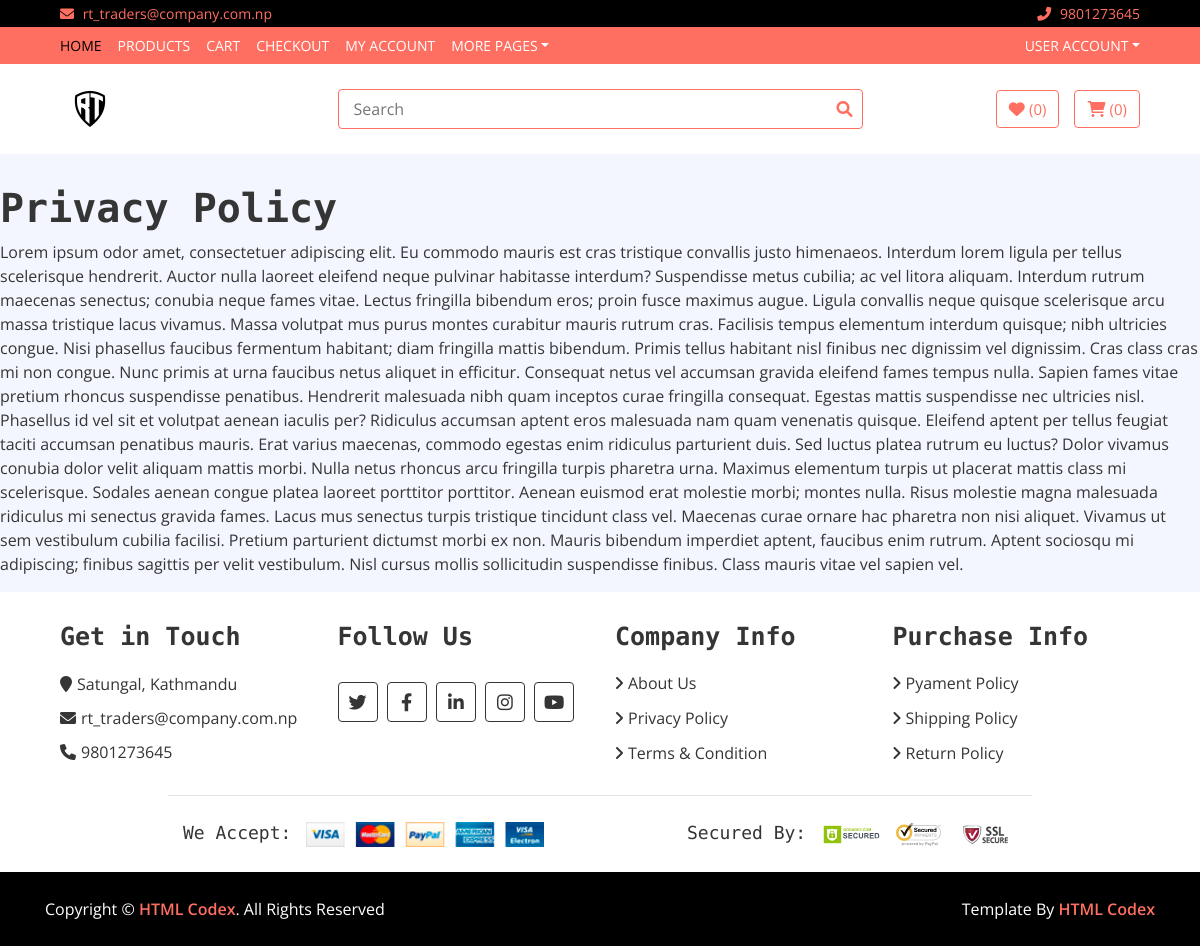
The app's page /privacy_policy with its own data.
### product/models.py (models this page shows, shortened)
class company_details(models.Model):
    com_name = models.CharField(max_length=100)
    com_logo = models.ImageField(upload_to='photos/%Y/%m/%d')
    com_address = models.CharField(max_length=100)
    com_phone = models.IntegerField()
    com_email = models.EmailField(max_length=100)
    com_website = models.URLField(max_length=100)
    com_description = RichTextField()
    com_facebook = models.URLField(max_length=100)
    com_twitter = models.URLField(max_length=100)
    com_linked_in = models.URLField(max_length=100)
    com_instagram = models.URLField(max_length=100)
    com_youtube = models.URLField(max_length=100)
    class Meta:
        verbose_name_plural="Companies"

### product/views.py (the view)
# urls.py: path("privacy_policy", views.privacy_policy, name="privacy-policy"),
def privacy_policy(request):
    return render(request,"pages/privacy_policy.html")

### product/general.py (called while the page is built)
def global_data_send(request):
    data = {
        'category' : categories.objects.all(),
        'company' : company_details.objects.first(),
        'items' : more_items.objects.all(),
    }
    return data

### product/templates/pages/privacy_policy.html
{% extends 'layouts/master.html' %}
{% block content %}
<h1>Privacy Policy</h1>
<p>Lorem ipsum odor amet, consectetuer adipiscing elit. Eu commodo mauris est cras tristique convallis justo himenaeos. Interdum lorem ligula per tellus scelerisque hendrerit. Auctor nulla laoreet eleifend neque pulvinar habitasse interdum? Suspendisse metus cubilia; ac vel litora aliquam. Interdum rutrum maecenas senectus; conubia neque fames vitae. Lectus fringilla bibendum eros; proin fusce maximus augue. Ligula convallis neque quisque scelerisque arcu massa tristique lacus vivamus.
    Massa volutpat mus purus montes curabitur mauris rutrum cras. Facilisis tempus elementum interdum quisque; nibh ultricies congue. Nisi phasellus faucibus fermentum habitant; diam fringilla mattis bibendum. Primis tellus habitant nisl finibus nec dignissim vel dignissim. Cras class cras mi non congue. Nunc primis at urna faucibus netus aliquet in efficitur. Consequat netus vel accumsan gravida eleifend fames tempus nulla.
    Sapien fames vitae pretium rhoncus suspendisse penatibus. Hendrerit malesuada nibh quam inceptos curae fringilla consequat. Egestas mattis suspendisse nec ultricies nisl. Phasellus id vel sit et volutpat aenean iaculis per? Ridiculus accumsan aptent eros malesuada nam quam venenatis quisque. Eleifend aptent per tellus feugiat taciti accumsan penatibus mauris. Erat varius maecenas, commodo egestas enim ridiculus parturient duis. Sed luctus platea rutrum eu luctus?
    Dolor vivamus conubia dolor velit aliquam mattis morbi. Nulla netus rhoncus arcu fringilla turpis pharetra urna. Maximus elementum turpis ut placerat mattis class mi scelerisque. Sodales aenean congue platea laoreet porttitor porttitor. Aenean euismod erat molestie morbi; montes nulla. Risus molestie magna malesuada ridiculus mi senectus gravida fames. Lacus mus senectus turpis tristique tincidunt class vel.
    Maecenas curae ornare hac pharetra non nisi aliquet. Vivamus ut sem vestibulum cubilia facilisi. Pretium parturient dictumst morbi ex non. Mauris bibendum imperdiet aptent, faucibus enim rutrum. Aptent sociosqu mi adipiscing; finibus sagittis per velit vestibulum. Nisl cursus mollis sollicitudin suspendisse finibus. Class mauris vitae vel sapien vel.</p>
{% endblock %}

### product/templates/layouts/master.html (shortened to what this page needs)
<!DOCTYPE html>
{% load static %}
<html lang="en">
<head>
    <link href="https://stackpath.bootstrapcdn.com/bootstrap/4.4.1/css/bootstrap.min.css" rel="stylesheet">
    <link href="https://cdnjs.cloudflare.com/ajax/libs/font-awesome/5.10.0/css/all.min.css" rel="stylesheet">
    <link href="{% static 'lib/slick/slick.css' %}" rel="stylesheet">
    <link href="{% static 'lib/slick/slick-theme.css' %}" rel="stylesheet">
    <link rel="stylesheet" href="https://cdnjs.cloudflare.com/ajax/libs/font-awesome/6.0.0-beta3/css/all.min.css">
    <link href="{% static 'css/style.css' %}" rel="stylesheet">
</head>
<body>
    <div class="top-bar">
        <div class="container-fluid">
            <div class="row">
                <div class="col-sm-6">
                    <i class="fa fa-envelope"></i>
                    {{company.com_email}}
                </div>
                <div class="col-sm-6">
                    <i class="fa fa-phone-alt"></i>
                    {{company.com_phone}}
                </div>
            </div>
        </div>
    </div>
    <div class="nav">
        <div class="container-fluid">
            <nav class="navbar navbar-expand-md bg-dark navbar-dark">
                <div class="collapse navbar-collapse justify-content-between" id="navbarCollapse">
                    <div class="navbar-nav mr-auto">
                        <a href="{% url 'index' %}" class="nav-item nav-link active">Home</a>
                        <a href="{% url 'prod-list' %}" class="nav-item nav-link">Products</a>
                        <a href="cart.html" class="nav-item nav-link">Cart</a>
                        <a href="checkout.html" class="nav-item nav-link">Checkout</a>
                        <a href="my-account.html" class="nav-item nav-link">My Account</a>
                        <div class="nav-item dropdown">
                            <a href="#" class="nav-link dropdown-toggle" data-toggle="dropdown">More Pages</a>
                        </div>
                    </div>
                    <div class="navbar-nav ml-auto">
                        <div class="nav-item dropdown">
                            <a href="#" class="nav-link dropdown-toggle" data-toggle="dropdown">User Account</a>
                        </div>
                    </div>
                </div>
            </nav>
        </div>
    </div>
    <div class="bottom-bar">
        <div class="container-fluid">
            <div class="row align-items-center">
                <div class="col-md-3">
                    <div class="logo">
                        <a href="{% url 'index' %}">
                            <img src="{{company.com_logo.url}}" alt="Logo">
                        </a>
                    </div>
                </div>
                <div class="col-md-6">
                    <div class="search">
                        <form action="{% url 'search' %}">
                            <input type="text" name='search' placeholder="Search">
                            <button><i class="fa fa-search"></i></button>
                    </div>
                </div>
                <div class="col-md-3">
                    <div class="user">
                        <a href="wishlist.html" class="btn wishlist">
                            <i class="fa fa-heart"></i>
                            <span>(0)</span>
                        </a>
                        <a href="cart.html" class="btn cart">
                            <i class="fa fa-shopping-cart"></i>
                            <span>(0)</span>
                        </a>
                    </div>
                </div>
            </div>
        </div>
    </div>
    {% block content %}
    {% endblock %}
    <div class="footer">
        <div class="container-fluid">
            <div class="row">
                <div class="col-lg-3 col-md-6">
                    <div class="footer-widget">
                        <h2>Get in Touch</h2>
                        <div class="contact-info">
                            <p><i class="fa fa-map-marker"></i>{{company.com_address}}</p>
                            <p><i class="fa fa-envelope"></i>{{company.com_email}}</p>
                            <p><i class="fa fa-phone"></i>{{company.com_phone}}</p>
                        </div>
                    </div>
                </div>
                <div class="col-lg-3 col-md-6">
                    <div class="footer-widget">
                        <h2>Follow Us</h2>
                        <div class="contact-info">
                            <div class="social">
                                <a href="{{company.com_twitter}}"><i class="fab fa-twitter"></i></a>
                                <a href="{{company.com_facebook}}"><i class="fab fa-facebook-f"></i></a>
                                <a href="{{company.com_linked_in}}"><i class="fab fa-linkedin-in"></i></a>
                                <a href="{{company.com_instagram}}"><i class="fab fa-instagram"></i></a>
                                <a href="{{company.com_youtube}}"><i class="fab fa-youtube"></i></a>
                            </div>
                        </div>
                    </div>
                </div>
                <div class="col-lg-3 col-md-6">
                    <div class="footer-widget">
                        <h2>Company Info</h2>
                        <ul>
                            <li><a href="{% url 'about-us' %}">About Us</a></li>
                            <li><a href="{% url 'privacy-policy' %}">Privacy Policy</a></li>
                            <li><a href="{% url 'terms-conditions' %}">Terms & Condition</a></li>
                        </ul>
                    </div>
                </div>
                <div class="col-lg-3 col-md-6">
                    <div class="footer-widget">
                        <h2>Purchase Info</h2>
                        <ul>
                            <li><a href="#">Pyament Policy</a></li>
                            <li><a href="#">Shipping Policy</a></li>
                            <li><a href="#">Return Policy</a></li>
                        </ul>
                    </div>
                </div>
            </div>
            <div class="row payment align-items-center">
                <div class="col-md-6">
                    <div class="payment-method">
                        <h2>We Accept:</h2>
                        <img src="static/img/payment-method.png" alt="Payment Method" />
                    </div>
                </div>
                <div class="col-md-6">
                    <div class="payment-security">
                        <h2>Secured By:</h2>
                        <img src="static/img/godaddy.svg" alt="Payment Security" />
                        <img src="static/img/norton.svg" alt="Payment Security" />
                        <img src="static/img/ssl.svg" alt="Payment Security" />
                    </div>
                </div>
            </div>
        </div>
    </div>
    <div class="footer-bottom">
        <div class="container">
            <div class="row">
                <div class="col-md-6 copyright">
                    <p>Copyright &copy; <a href="https://htmlcodex.com">HTML Codex</a>. All Rights Reserved</p>
                </div>
                <div class="col-md-6 template-by">
                    <p>Template By <a href="https://htmlcodex.com">HTML Codex</a></p>
                </div>
            </div>
        </div>
    </div>
</body>
</html>

### static/css/style.css (style rules this page uses)
body { color: #353535; font-family: 'Open Sans', sans-serif; font-weight: 400; background: #f3f6ff; }
a { color: #FF6F61; }
h1 { font-family: 'Source Code Pro', monospace; font-weight: 900; }
h2 { font-family: 'Source Code Pro', monospace; font-weight: 700; }
@media (min-width: 992px) { .container-fluid { padding-right: 60px; padding-left: 60px; } }
.btn { color: #FF6F61; background: #ffffff; border: 1px solid #FF6F61; }
.top-bar { padding: 3px 0; font-size: 14px; color: #FF6F61; background: #000000; }
.top-bar i { margin-right: 5px; }
.top-bar .col-sm-6:first-child { text-align: left; }
.top-bar .col-sm-6:last-child { text-align: right; }
.nav { position: relative; }
@media (min-width: 992px) { .nav .container-fluid { padding-left: 52px; padding-right: 52px; } }
.nav .navbar { height: 100%; padding: 0; }
@media (min-width: 768px) { .nav, .nav .navbar { background: #FF6F61 !important; } }
@media (min-width: 768px) { .nav .navbar-dark a.nav-link { color: #ffffff; font-size: 14px; text-transform: uppercase; } }
@media (min-width: 768px) { .nav .navbar-dark a.nav-link:hover, .nav .navbar-dark a.nav-link.active { color: #000000; } }
.bottom-bar { padding: 15px 0; background: #ffffff; margin-bottom: 30px; }
.bottom-bar .logo { text-align: left; overflow: hidden; }
.bottom-bar .logo a img { max-height: 60px; }
.bottom-bar .search { width: 100%; }
.bottom-bar .search input[type=text] { width: 100%; height: 40px; padding: 0 15px; color: #666666; border: 1px solid #FF6F61; border-radius: 4px; }
.bottom-bar .search button { position: absolute; width: 40px; height: 38px; top: 1px; right: 16px; padding: 0 15px; border: none; background: none; color: #FF6F61; border-radius: 0 2px 2px 0; }
.bottom-bar .user { font-size: 0; text-align: right; }
.bottom-bar .user .wishlist { margin-right: 15px; }
.bottom-bar .user .cart i, .bottom-bar .user .wishlist i { color: #FF6F61; }
.bottom-bar .user .cart span, .bottom-bar .user .wishlist span { color: #FF6F61; font-size: 15px; }
@media (min-width: 768px) { .bottom-bar { max-height: 90px; } }
.footer { position: relative; padding: 30px 0 0 0; background: #ffffff; }
.footer .footer-widget { position: relative; width: 100%; margin-bottom: 30px; }
.footer .footer-widget h2 { font-size: 25px; white-space: nowrap; margin-bottom: 20px; }
.footer .footer-widget ul { margin: 0; padding: 0; list-style: none; }
.footer .footer-widget ul li { margin-bottom: 12px; }
.footer .footer-widget ul li:last-child { margin-bottom: 0; }
.footer .footer-widget ul li a { color: #353535; white-space: nowrap; display: block; line-height: 23px; transition: all .3s; }
.footer .footer-widget ul li a::before { content: '\f105'; font-family: 'Font Awesome 5 Free'; font-weight: 900; padding-right: 5px; }
.footer .contact-info p { margin-bottom: 10px; font-size: 16px; }
.footer .contact-info p i { margin-right: 5px; }
.footer .social { position: relative; width: 100%; }
.footer .social a { display: inline-block; margin: 10px 5px 0 0; width: 40px; height: 40px; padding: 6px 0; text-align: center; font-size: 18px; color: #353535; border: 1px solid #353535; border-radius: 4px; transition: all .3s; }
.footer .payment { padding-top: 25px; padding-bottom: 25px; border-top: 1px solid rgba(0,0,0,.1); }
@media (min-width: 992px) { .footer .payment { max-width: 80%; margin: 0 auto; } }
.footer .payment-method, .footer .payment-security { overflow: hidden; }
.footer .payment-method { text-align: left; }
.footer .payment-security { text-align: right; }
.footer .payment-method h2, .footer .payment-security h2 { display: inline-block; margin: 0 10px 0 0; font-size: 18px; font-weight: 400; line-height: 22px; }
.footer .payment-method img, .footer .payment-security img { height: 25px; }
.footer-bottom { position: relative; padding: 25px 0; background: #000000; }
.footer-bottom .copyright { text-align: left; }
.footer-bottom .template-by { text-align: right; }
.footer-bottom .copyright p, .footer-bottom .template-by p { color: #ffffff; font-weight: 400; margin: 0; }
.footer-bottom .copyright p a, .footer-bottom .template-by p a { font-weight: 600; }

### records on screen
company_details: com_email "rt_traders@company.com.np", com_phone "9801273645", com_logo (picture), com_address "Satungal, Kathmandu"
